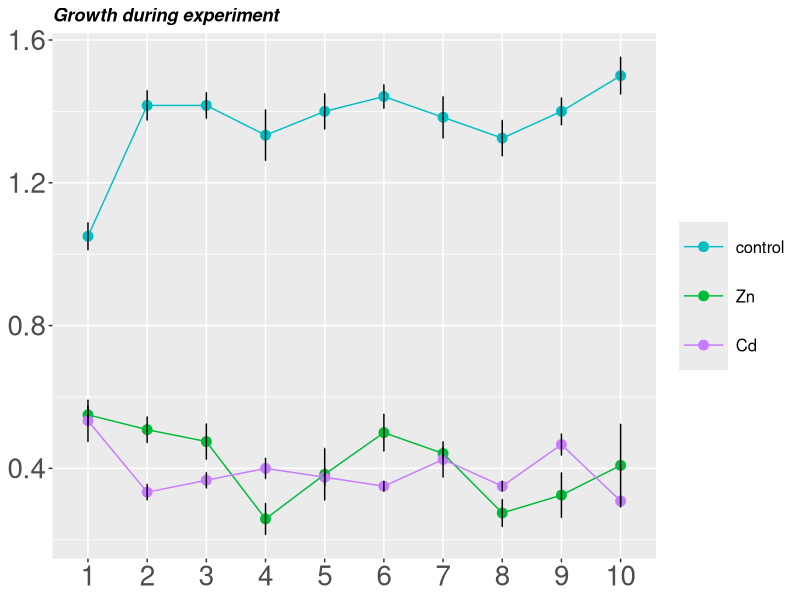
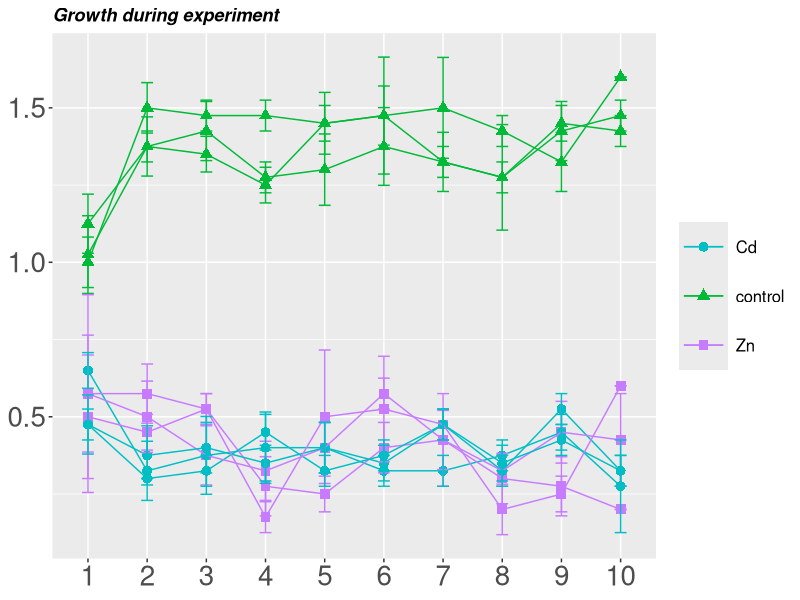
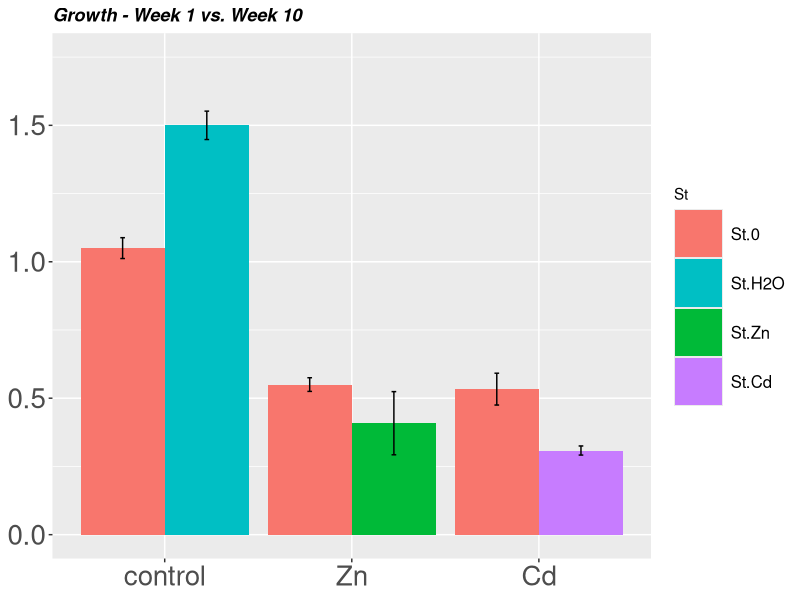
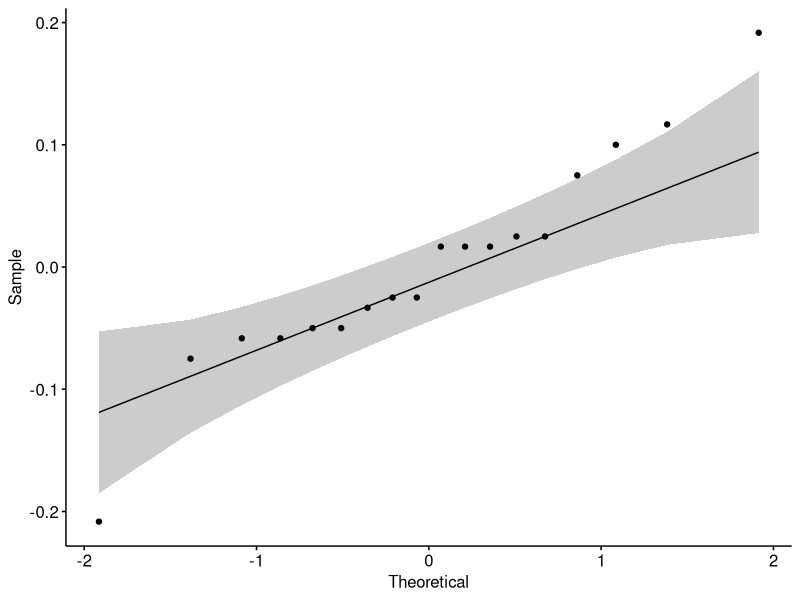
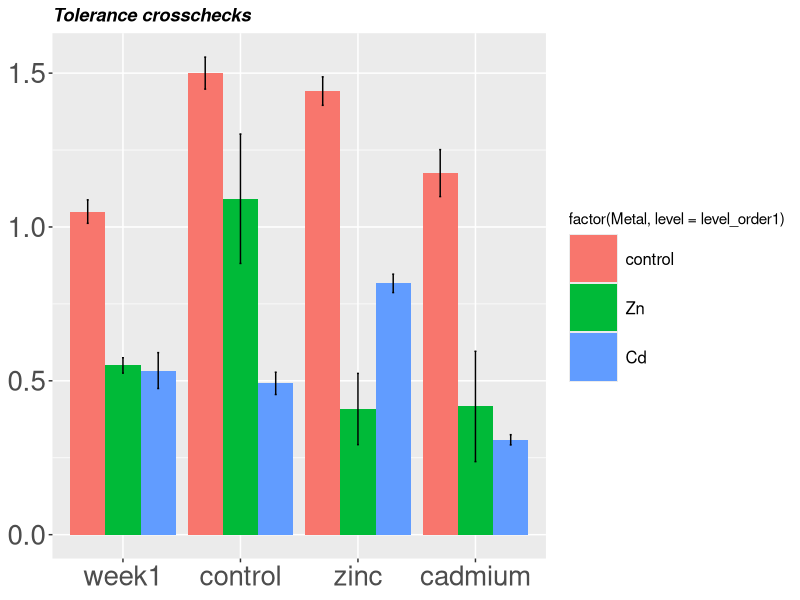
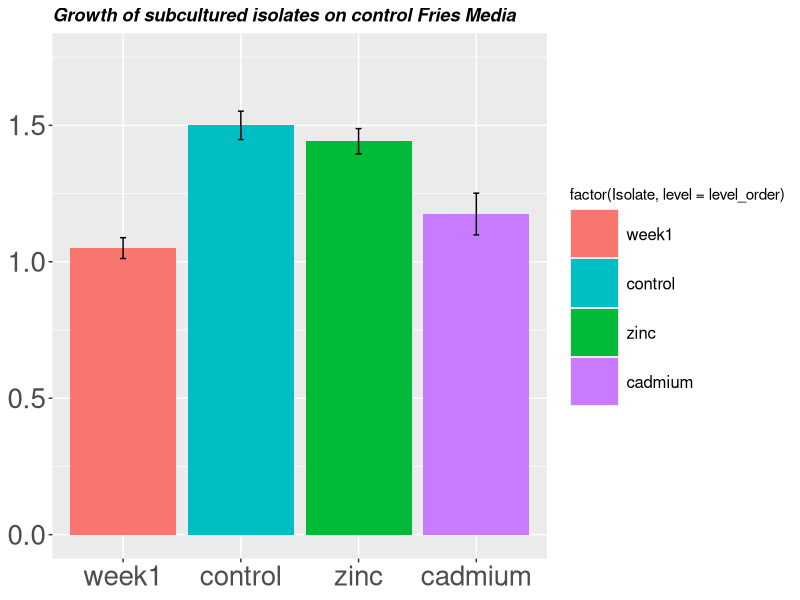
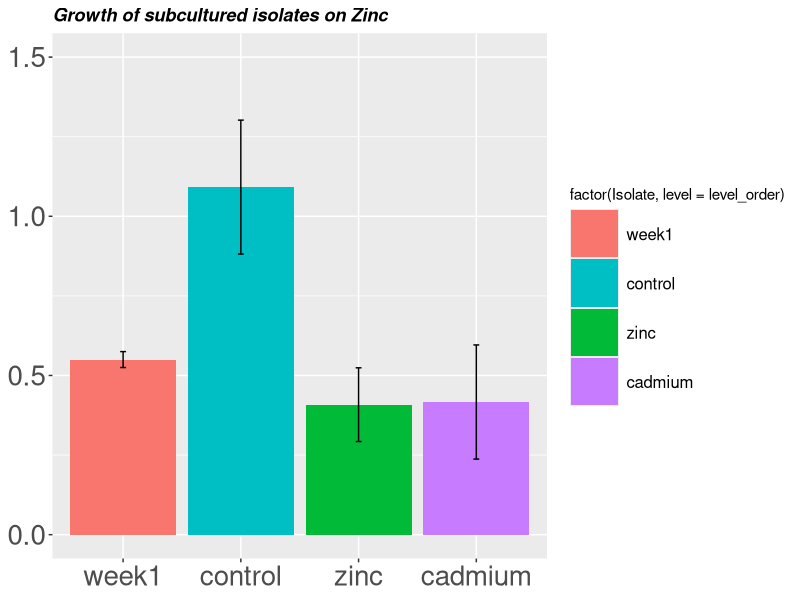
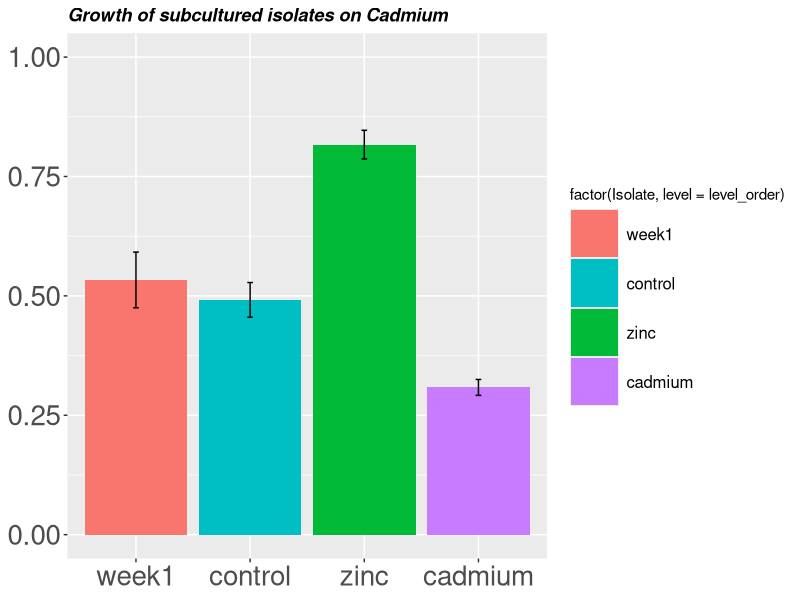

These charts were generated, in order, by the following R code:
library(ggplot2)
library(rstatix)
library(tidyverse)
library(ggpubr)

# Load in data - change path here to Priming.csv

data <- read.csv("Priming.csv", header = T)
data$Sub <- as.factor(data$Sub)
data$Rep <- as.factor(data$Rep)
data$Metal <- as.factor(data$Metal)

level_order1 <- c('control', 'Zn', 'Cd') 

ggplot(data = data,
       aes(y=averageGrowth, x=Sub, 
           colour = factor(Metal, level = level_order1), group = factor(Metal, level = level_order1), 
           ymin = averageGrowth-stdev, 
           ymax = averageGrowth+stdev)) +
  geom_point(stat="summary", size = 3) +
  geom_line(stat="summary") +
  stat_summary(fun.data = mean_se,  
               geom = "errorbar", color = "black", width = 0.01) +
  ggtitle("Growth during experiment") +
  theme(plot.title = element_text(face = "bold.italic"), 
        axis.text = element_text(size=20),
        axis.title.x = element_blank(),
        axis.title.y = element_blank(),
        legend.title = element_blank(),
        legend.key.size = unit(1.25, 'cm'),
        legend.text = element_text(size=12)) +
  scale_color_manual(values=c('#00BFC4', '#00BA38', '#C77CFF'))

## graph for each replicate split up
ggplot(data = data,
       aes(y=averageGrowth, x=Sub, 
           group = interaction(Metal, Rep), color = Metal, shape = Metal)
) +
  geom_point(stat="identity", size = 3) +
  geom_line(stat="identity") +
  geom_errorbar(
    aes(
      ymin = averageGrowth-stdev, 
      ymax = averageGrowth+stdev,
      width = 0.2)) +
  stat_summary(fun.data = mean_se,  
               geom = "errorbar", color = "black", width = 0.01) +
  ggtitle("Growth during experiment") +
  theme(plot.title = element_text(face = "bold.italic"), 
        axis.text = element_text(size=20),
        axis.title.x = element_blank(),
        axis.title.y = element_blank(),
        legend.title = element_blank(),
        legend.key.size = unit(1.25, 'cm'),
        legend.text = element_text(size=12)) +
  scale_color_manual(values=c('#00BFC4', '#00BA38', '#C77CFF'))


## compare week 1 growth to week 10 growth

versusGrowth <- data[data$Sub=="1" | data$Sub=="10",]
versusGrowth <- mutate(versusGrowth, St = case_when(Sub == 1 ~ "St.0",
                              Sub == 10 & Metal == "control" ~ "St.H2O",
                              Sub == 10 & Metal == "Zn" ~ "St.Zn",
                              Sub == 10 & Metal == "Cd" ~ "St.Cd"))
versusGrowth$St <- as.factor(versusGrowth$St)

ggplot(versusGrowth, aes(group = St, fill=St, y=averageGrowth,
                                                 x=factor(Metal, level = level_order1))) + 
  stat_summary(fun = mean, geom = "bar", position = position_dodge(width=0.9)) +
  stat_summary(fun.data = mean_se, position = position_dodge(width=0.9),  
               geom = "errorbar", color = "black", width = 0.05) +
  ggtitle("Growth - Week 1 vs. Week 10") +
  ylim(0, 1.75) +
  theme(plot.title = element_text(face = "bold.italic"), 
        axis.text = element_text(size=20),
        axis.title.x = element_blank(),
        axis.title.y = element_blank(),
        legend.key.size = unit(1.25, 'cm'),
        legend.text = element_text(size=12)) +
  scale_fill_manual(breaks = c("St.0","St.H2O","St.Zn","St.Cd"),
                     values=c('#F8766D','#00BFC4','#00BA38','#C77CFF'))

## STATS
dataforstats <- data[data$Sub=="1" | data$Sub=="10",]
#Summary stats
dataforstats %>%
  group_by(interaction(Metal, Sub)) %>%
  get_summary_stats(averageGrowth, type = "mean_sd")
#Check for outliers
dataforstats %>% 
  group_by(interaction(Metal, Sub)) %>%
  identify_outliers(averageGrowth)
#Check for normality
# Build the linear model
model  <- lm(averageGrowth ~ interaction(Metal, Sub), data = dataforstats)
# Create a QQ plot of residuals
ggqqplot(residuals(model))
# Compute Shapiro-Wilk test of normality
# p value NS = normality
shapiro_test(residuals(model))
#Levene’s test to check the homogeneity of variances
# p values NS = homogeneity
dataforstats %>% levene_test(averageGrowth ~ interaction(Metal, Sub))
#ANOVA
res.aov <- dataforstats %>% anova_test(averageGrowth ~ Metal * Sub)
res.aov
# Pairwise comparisons
pwc <- dataforstats %>% tukey_hsd(averageGrowth ~ Metal * Sub)
pwc
pwc %>% print(n=470)

# what about t-tests for the before and after comparisons??
dataforttest <- data[data$Sub=="1" & data$Metal=="Cd" | data$Sub=="10" & data$Metal=="Cd",]

# Compute t-test
res <- t.test(averageGrowth ~ Sub, data = dataforttest)
res



## Input data from crosschecks - change path here to PrimingCrosschecks.csv

xdata <- read.csv("PrimingCrosschecks.csv", header = T)
crossdata <- xdata[!xdata$Isolate=="week1",]
crossdata$Isolate <- as.factor(crossdata$Isolate)
crossdata$Rep <- as.factor(crossdata$Rep)
crossdata$Metal <- as.factor(crossdata$Metal)

level_order <- c('week1', 'control', 'zinc', 'cadmium') 

# this plot shows the growth of each isolate (either isoalte cultured on 0, zn or Cd for 10 wks)
# showing the growth of these isolates on each metal
# includes week one as control control
ggplot(xdata, aes(fill=factor(Metal, level = level_order1), y=averageGrowth, x=factor(Isolate, level = level_order))) + 
  stat_summary(fun = mean, geom = "bar", position = position_dodge(width=0.9)) +
  stat_summary(fun.data = mean_se, position = position_dodge(width=0.9),  
               geom = "errorbar", color = "black", width = 0.05) +
  ggtitle("Tolerance crosschecks") +
  theme(plot.title = element_text(face = "bold.italic"), 
        axis.text = element_text(size=20),
        axis.title.x = element_blank(),
        axis.title.y = element_blank(),
        legend.key.size = unit(1.25, 'cm'),
        legend.text = element_text(size=12))

# plot for each metal (plate)

ggplot(xdata[xdata$Metal=="control",], aes(fill=factor(Isolate, level = level_order), y=averageGrowth, 
                                           x=factor(Isolate, level = level_order))) + 
  stat_summary(fun = mean, geom = "bar", position = position_dodge(width=1)) +
  stat_summary(fun.data = mean_se, position = position_dodge(width=1),  
               geom = "errorbar", color = "black", width = 0.05) +
  ggtitle("Growth of subcultured isolates on control Fries Media") +
  ylim(0,1.75) +
  theme(plot.title = element_text(face = "bold.italic"), 
        axis.text = element_text(size=20),
        axis.title.x = element_blank(),
        axis.title.y = element_blank(),
        legend.key.size = unit(1.25, 'cm'),
        legend.text = element_text(size=12)) +
  scale_fill_manual(values=c('#F8766D','#00BFC4','#00BA38', '#C77CFF'))

ggplot(xdata[xdata$Metal=="Zn",], aes(fill=factor(Isolate, level = level_order), y=averageGrowth, 
                                      x=factor(Isolate, level = level_order))) + 
  stat_summary(fun = mean, geom = "bar", position = position_dodge(width=1)) +
  stat_summary(fun.data = mean_se, position = position_dodge(width=1),  
               geom = "errorbar", color = "black", width = 0.05) +
  ggtitle("Growth of subcultured isolates on Zinc") +
  ylim(0,1.5) +
  theme(plot.title = element_text(face = "bold.italic"), 
        axis.text = element_text(size=20),
        axis.title.x = element_blank(),
        axis.title.y = element_blank(),
        legend.key.size = unit(1.25, 'cm'),
        legend.text = element_text(size=12)) +
  scale_fill_manual(values=c('#F8766D','#00BFC4','#00BA38', '#C77CFF'))

ggplot(xdata[xdata$Metal=="Cd",], aes(fill=factor(Isolate, level = level_order), y=averageGrowth, 
                                      x=factor(Isolate, level = level_order))) + 
  stat_summary(fun = mean, geom = "bar", position = position_dodge(width=1)) +
  stat_summary(fun.data = mean_se, position = position_dodge(width=1),  
               geom = "errorbar", color = "black", width = 0.05) +
  ggtitle("Growth of subcultured isolates on Cadmium") +
  ylim(0,1) +
  theme(plot.title = element_text(face = "bold.italic"), 
        axis.text = element_text(size=20),
        axis.title.x = element_blank(),
        axis.title.y = element_blank(),
        legend.key.size = unit(1.25, 'cm'),
        legend.text = element_text(size=12)) +
  scale_fill_manual(values=c('#F8766D','#00BFC4','#00BA38', '#C77CFF'))


## STATS
dataforstats <- xdata[xdata$Metal=="Cd",]
#Summary stats
dataforstats %>%
  group_by(Isolate) %>%
  get_summary_stats(averageGrowth, type = "mean_sd")
#Check for outliers
dataforstats %>% 
  group_by(Isolate) %>%
  identify_outliers(averageGrowth)
#Check for normality
# Build the linear model
model  <- lm(averageGrowth ~ Isolate, data = dataforstats)
# Create a QQ plot of residuals
ggqqplot(residuals(model))
# Compute Shapiro-Wilk test of normality
# p value NS = normality
shapiro_test(residuals(model))
#Levene’s test to check the homogeneity of variances
# p values NS = homogeneity
dataforstats %>% levene_test(averageGrowth ~ Isolate)
#ANOVA
res.aov <- dataforstats %>% anova_test(averageGrowth ~ Isolate)
res.aov
# Pairwise comparisons
pwc <- dataforstats %>% tukey_hsd(averageGrowth ~ Isolate)
pwc
pwc %>% print(n=470)

# Compute t-test
res <- t.test(averageGrowth ~ Isolate, 
              data = xdata[xdata$Metal=="Cd" & xdata$Isolate=="week1" | xdata$Isolate=="cadmium" & xdata$Metal=="Cd",])
res

xdata[xdata$Metal=="Cd" & xdata$Isolate=="week1" | xdata$Isolate=="cadmium" & xdata$Metal=="Cd",]

## get letter groups for comparison
mod_means_contr <- emmeans::emmeans(object = model,
                                    pairwise ~ "Isolate",
                                    adjust = "tukey")

mod_means <- multcomp::cld(object = mod_means_contr$emmeans,
                             Letters = letters)
mod_means_contr
mod_means
